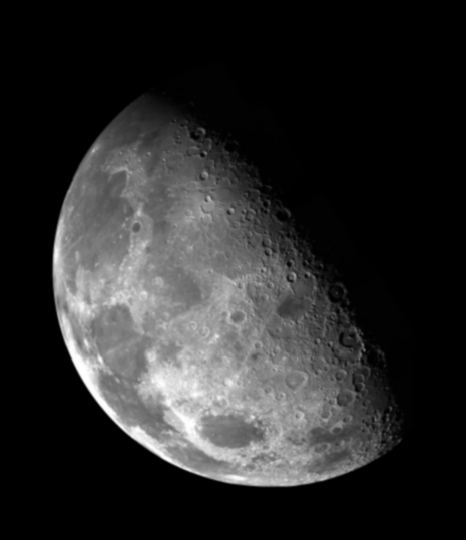
%> input picture freq/Fig7.tif, 466 x 540 px
$ octave main.m   (GNU Octave 9; MATLAB toolbox functions it lacks are replaced by stand-ins)
%> lines starting %> are read from the running program, lines starting %| are printed output that depends on the picture
img=double(imread('Fig7.tif'));
%> img: size 540x466 double; min 0, max 254, mean 42.7; mean of the top-left, top-right, bottom-left and bottom-right quarters 40.2, 5.6, 75.8, 49
F=fft2(img);
figure;imshow(F)
%> after `imshow(F)`:
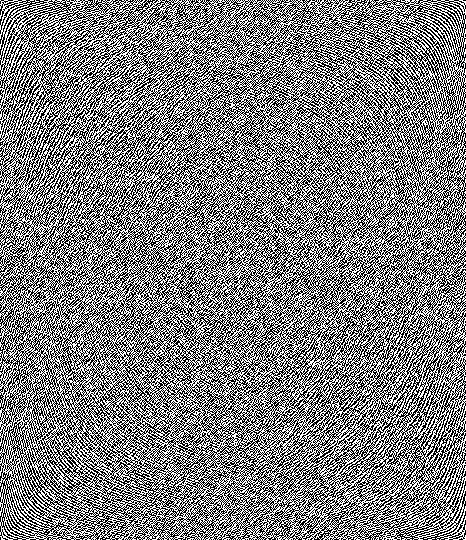
%> displayed picture: size 540x466, on the screen's scale of 0 to 255; min 0, max 255, mean 127.2

S=abs(F);
figure;imshow(S,[]);
Fc=fftshift(F);
V=abs(Fc);
figure;imshow(V,[]);
S2=log(1+abs(Fc));
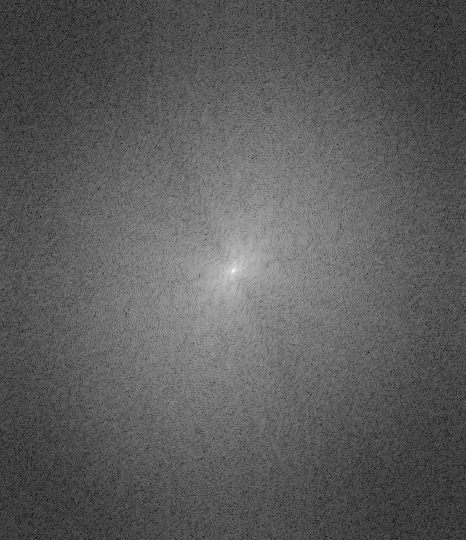
%> S2: size 540x466 double; min 0.651, max 16.19, mean 6.28; drawn with min black and max white
figure;imshow(S2,[]);
F=ifftshift(Fc);
f=ifft2(F);
f=real(ifft2(f));
figure("Name", "ifft");imshow (f)
%> after `imshow (f)`:
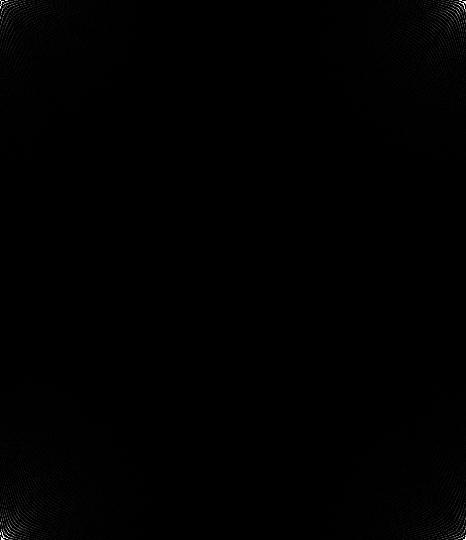
%> displayed picture: size 540x466, on the screen's scale of 0 to 255; min 0, max 255, mean 0.8

$ run again, with freq/Fig10.tif copied over freq/Fig7.tif
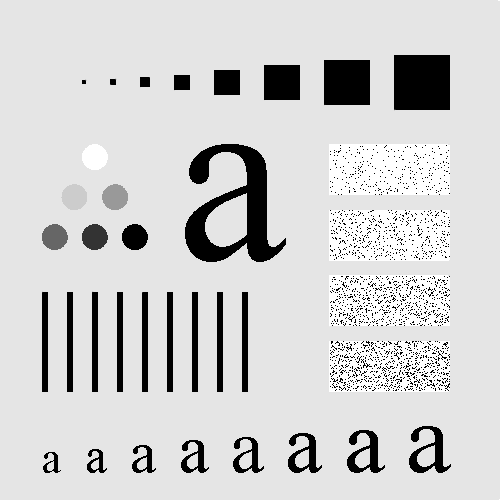
%> input picture freq/Fig10.tif, 500 x 500 px
%> `S2=log(1+abs(Fc));`:
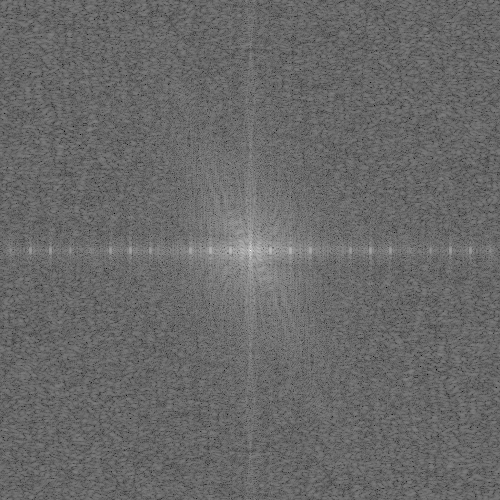
%> S2: size 500x500 double; min 3.51, max 17.76, mean 9.4; drawn with min black and max white
%> `imshow (f)`:
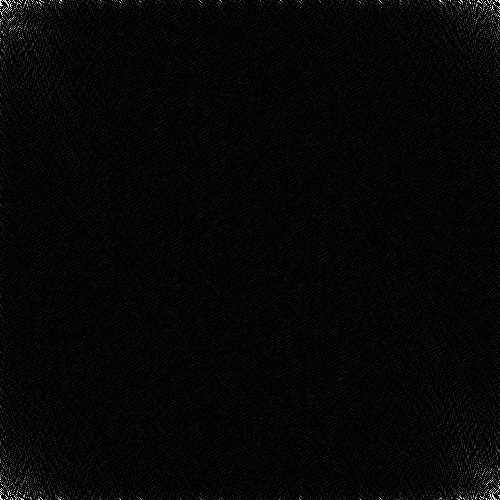
%> displayed picture: size 500x500, on the screen's scale of 0 to 255; min 0, max 255, mean 5.3
